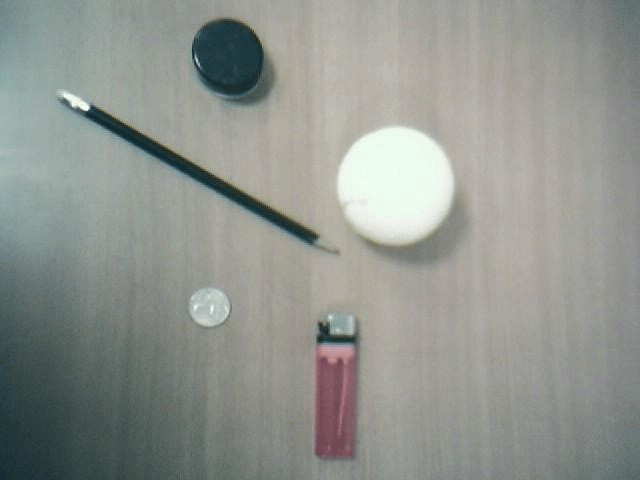
#> input picture data/images/stuff.jpg, 640 x 480 px
$ python day052.py
#> lines starting #> are read from the running program, lines starting #| are printed output that depends on the picture; after the words box and inside, x2 and y2 are one past the last pixel; in counts of white or black regions, pixels touching at a corner belong together; long printed decimals are rounded
'''
Author       : Bingqiang Zhou
Date         : 2021-02-22 15:43:19
LastEditors  : Bingqiang Zhou
LastEditTime : 2021-02-22 16:22:20
Description  : 二值图像分析 – 使用几何矩计算轮廓中心与横纵比过滤
    对图像二值图像的每个轮廓，可以计算轮廓几何矩，
    根据几何矩可以计算图像的中心位置，估计得到中心位置可以计算中心矩、然后再根据中心矩可以计算胡矩。
    OpenCV中可以通过如下的API一次计算出上述三种矩，API如下：
    Moments cv::moments(
        InputArray 	array,
        bool binaryImage = false
    )
    array是输入的图像轮廓点集合
    输出的图像几何矩。
    如何计算中心位置等，参考文档中细节描述部分：https://docs.opencv.org/4.5.1/d8/d23/classcv_1_1Moments.html
'''

import cv2 as cv
import numpy as np
import matplotlib.pyplot as plt

src = cv.imread("../data/images/stuff.jpg")
#> src is the input picture: shape (480, 640, 3); mean B, G, R 143.1, 148.5, 144.4

t = 80
binary = cv.Canny(src, t, t*2) # 边缘检测
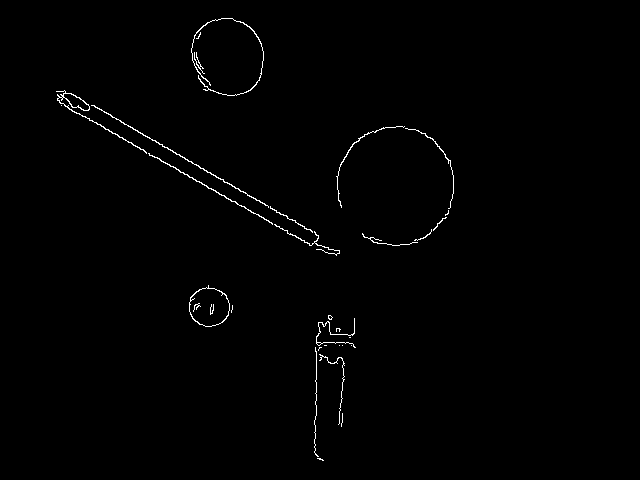
#> binary: shape (480, 640); 0.76% white in thin lines or dots, all inside (x1, y1, x2, y2) = (56, 18, 454, 461)
k = np.ones((3, 3), dtype=np.uint8)
# 膨胀，最大值滤波，卷积核与图像做卷积，即计算卷积核覆盖的区域的像素点的最大值，并把这个最大值赋值给参考点指定的像素
binary = cv.morphologyEx(binary, cv.MORPH_DILATE, k)
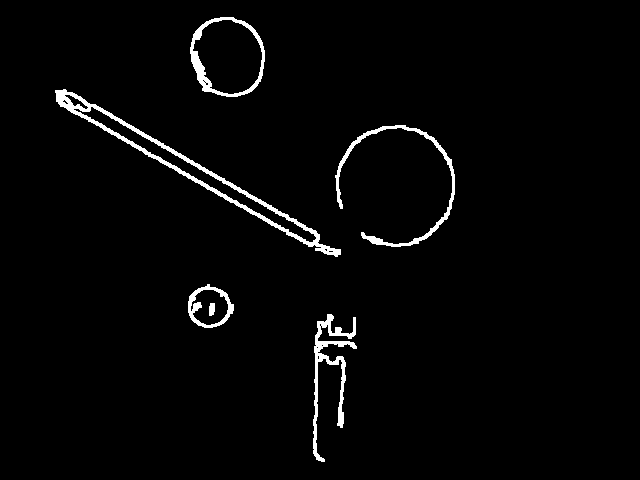
#> binary: shape (480, 640); 2.4% white; 6 white regions

# 发现轮廓
contours, hierarchy = cv.findContours(binary, cv.RETR_EXTERNAL, cv.CHAIN_APPROX_SIMPLE)
#> contours = 5 contours; box (x1, y1, x2, y2) and area: (55, 89, 341, 257) 5038, (190, 17, 265, 97) 4707, (188, 284, 234, 328) 1424, (313, 314, 357, 462) 1100, (335, 125, 455, 247) 997
# print(hierarchy, hierarchy.shape)
# print(len(contours))
temp = src.copy()
for c in range(len(contours)):

    mm = cv.moments(contours[c])
    m00 = mm["m00"]
    m10 = mm["m10"]
    m01 = mm["m01"]
    cx = int(m10 /m00)
    cy = int(m01 /m00)
    print("moments: ",cx, cy) # 注意: 轮廓的中心与外接矩阵的中心坐标不一定一致

    rect = cv.minAreaRect(contours[c]) # 获取轮廓最小外接矩形
    cx, cy = rect[0] # 获取外接矩形中心坐标
    print("rect: ", cx, cy)
    w, h = rect[1] # 获取高宽
    ratio = min(h, w) / max(h, w) # 高宽比
    box = cv.boxPoints(rect) # 通过矩形的左上角和高宽获得矩形的四个点的坐标
    box = np.int0(box) # int0是intp的别名（alias），根据32位、64位机器对应int32、int64
    if ratio > 0.9: #高宽比大于0.9
        color = (0, 0, 255)
    elif ratio < 0.5:
        color = (0, 255, 0)
    else:
        color = (255, 0, 0)
    cv.drawContours(src, [box], 0, color, 2, cv.LINE_8) # 绘制矩形框
    cv.circle(src, (int(cx), int(cy)), 5, color, cv.FILLED) # 绘制中心点
#> this loop made 5 passes
#> (m00, m10, m01, rect, w, h) on passes 1 to 5: (1100.5, 362671.5, 405650, ((334.4, 387.6), (147.1, 42.02), -89.22), 147.1, 42.02), (1423.5, 297887.7, 436402.8, ((209, 306.5), (43.13, 43.13), -45), 43.13, 43.13), (997, 397703, 183066.3, ((395.3, 185.7), (118.9, 121), -4.4), 118.9, 121), (5038, 956688.7, 851051.8, ((197, 172.9), (19.11, 328.8), -60.4), 19.11, 328.8), (4707, 1070123, 265731, ((227, 56.5), (79, 74), -90), 79, 74)
#| moments:  329 368
#| rect:  334.444 387.616
#| moments:  209 306
#| rect:  209.000 306.500
#| moments:  398 183
#| rect:  395.282 185.671
#| moments:  189 168
#| rect:  197.012 172.859
#| moments:  227 56
#| rect:  227.0 56.5
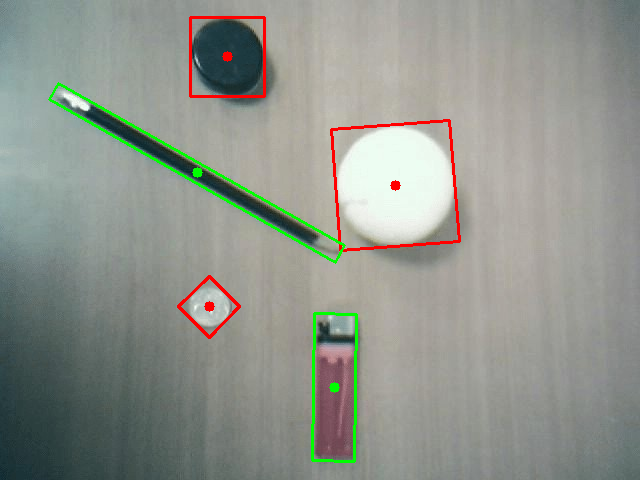
#> src: shape (480, 640, 3); 2.05% of pixels changed, all inside (x1, y1, x2, y2) = (48, 16, 461, 463)

# 可视化
rows = 1
cols = 2
images = [binary, src]
titles = ["binary image", "image"]
plt.figure(figsize=(cols * 4, rows * 3)) # Width, height in inches.
for index, image in enumerate(images):
    plt.subplot(rows, cols, index + 1)
    if index >= len(titles):
        plt.title("image")
    else:
        plt.title(titles[index])
    plt.axis("off")
    if image.ndim > 2:
        plt.imshow(image[:, :, ::-1])
    else:
        plt.imshow(image, cmap="gray")
#> this loop made 2 passes
plt.show()
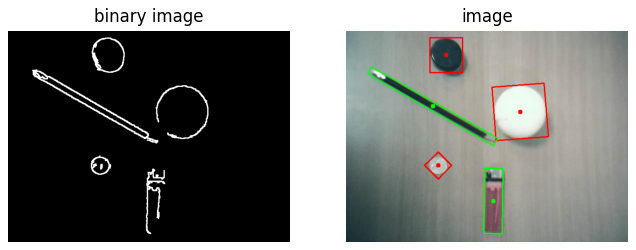
#> figure drawn by matplotlib, 2 panels
